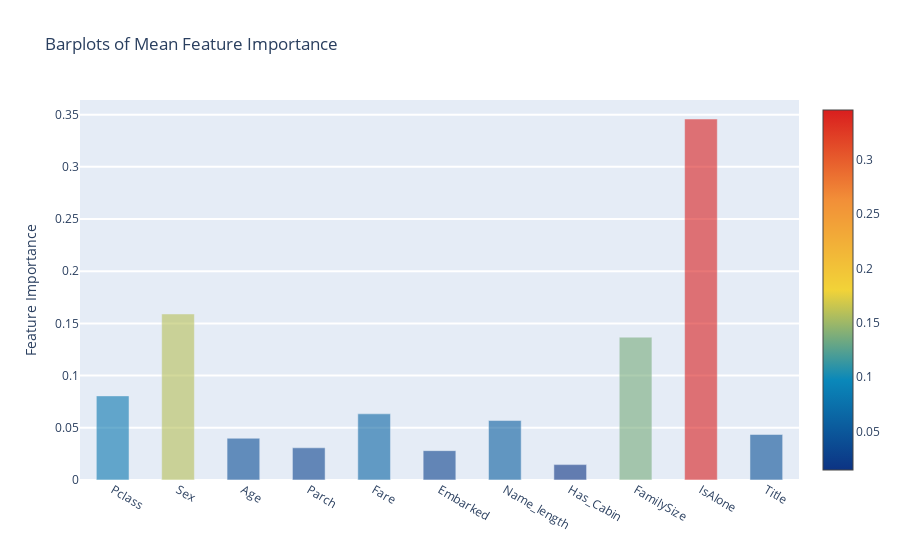

Notebook source saved alongside this figure:
### Code cell
y = feature_dataframe['mean'].values
x = feature_dataframe['features'].values
data = [go.Bar(
            x= x,
             y= y,
            width = 0.5,
            marker=dict(
               color = feature_dataframe['mean'].values,
            colorscale='Portland',
            showscale=True,
            reversescale = False
            ),
            opacity=0.6
        )]

layout= go.Layout(
    autosize= True,
    title= 'Barplots of Mean Feature Importance',
    hovermode= 'closest',
#     xaxis= dict(
#         title= 'Pop',
#         ticklen= 5,
#         zeroline= False,
#         gridwidth= 2,
#     ),
    yaxis=dict(
        title= 'Feature Importance',
        ticklen= 5,
        gridwidth= 2
    ),
    showlegend= False
)
fig = go.Figure(data=data, layout=layout)
py.iplot(fig, filename='bar-direct-labels')

### Figure 1 — Plotly figure (JSON) as saved in the notebook; plotly's stock layout.template omitted (floating-point values rounded to 4 significant figures)
{"data": [{"marker": {"color": [0.08059, 0.1591, 0.04, 0.03084, 0.06338, 0.02812, 0.05698, 0.01473, 0.1368, 0.3458, 0.04361], "colorscale": [[0, "rgb(12,51,131)"], [0.25, "rgb(10,136,186)"], [0.5, "rgb(242,211,56)"], [0.75, "rgb(242,143,56)"], [1, "rgb(217,30,30)"]], "reversescale": false, "showscale": true}, "opacity": 0.6, "type": "bar", "width": 0.5, "x": ["Pclass", "Sex", "Age", "Parch", "Fare", "Embarked", "Name_length", "Has_Cabin", "FamilySize", "IsAlone", "Title"], "y": [0.08059, 0.1591, 0.04, 0.03084, 0.06338, 0.02812, 0.05698, 0.01473, 0.1368, 0.3458, 0.04361]}], "layout": {"autosize": true, "hovermode": "closest", "showlegend": false, "title": {"text": "Barplots of Mean Feature Importance"}, "yaxis": {"gridwidth": 2, "ticklen": 5, "title": {"text": "Feature Importance"}}}}
